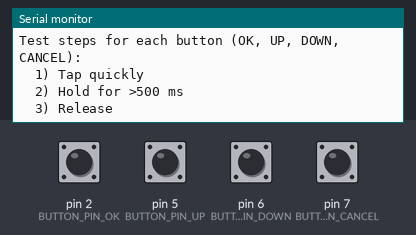
A sketch run on a simulated Arduino Nano, built with avr-gcc and run on an emulated ATmega328P. On the bench: the last lines printed to the serial monitor. The inputs (shaded band) are chosen by the test bench; at power-on: pin 2 (BUTTON_PIN_OK), pin 5 (BUTTON_PIN_UP), pin 6 (BUTTON_PIN_DOWN), pin 7 (BUTTON_PIN_CANCEL) HIGH.

Above: at 1.3 s.
1.4 s: pin 2 (BUTTON_PIN_OK) pulled LOW for 0.15 s
At 2.7 s:
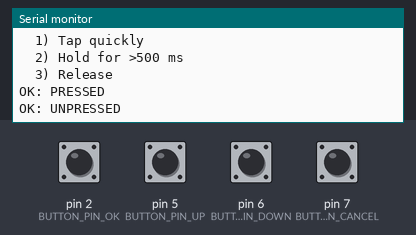
3.0 s: pin 5 (BUTTON_PIN_UP) pulled LOW for 0.15 s
At 3.9 s:
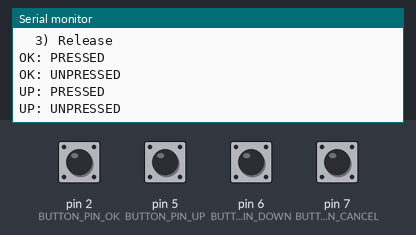
4.6 s: pin 6 (BUTTON_PIN_DOWN) pulled LOW for 0.15 s
At 5.1 s:
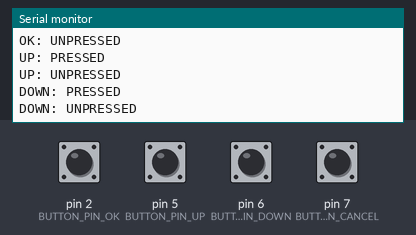
6.2 s: pin 7 (BUTTON_PIN_CANCEL) pulled LOW for 0.15 s
At 7.5 s:
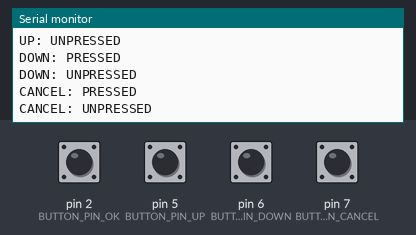
7.8 s: pin 2 (BUTTON_PIN_OK) pulled LOW for 1 s
At 8.1 s:
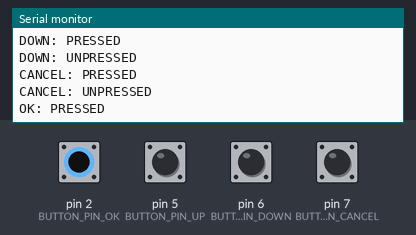
10.3 s: pin 5 (BUTTON_PIN_UP) pulled LOW for 1 s
At 10.6 s:
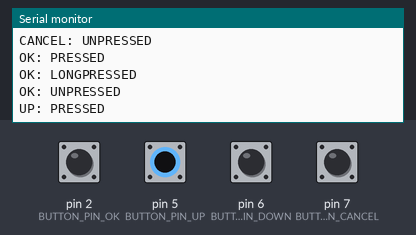

Measured:
- after the input at 1.4 s, the serial monitor: prints a new line at once (image 1)
- after the input at 3.0 s, the serial monitor: prints a new line at once (image 2)
- after the input at 4.6 s, the serial monitor: prints a new line at once (image 3)
- after the input at 6.2 s, the serial monitor: prints a new line at once (image 4)
- after the input at 7.8 s, the serial monitor: prints a new line at once (image 5)
- after the input at 10.3 s, the serial monitor: prints a new line at once (image 6)

The sketch:

button_test.ino
```cpp
/*
 * Button Module Test
 *
 * Wiring (per project specification):
 *  - Button OK     -> pin 2  (to GND, INPUT_PULLUP enabled automatically)
 *  - Button UP     -> pin 5
 *  - Button DOWN   -> pin 6
 *  - Button CANCEL -> pin 7
 *
 * Usage:
 * 1. Upload the sketch to Arduino Nano
 * 2. Open Serial Monitor at 9600 baud
 * 3. Test each button: short press, long press (>500 ms), release
 */

#include <Arduino.h>
#include "button.h"

#define BUTTON_PIN_OK     2
#define BUTTON_PIN_UP     5
#define BUTTON_PIN_DOWN   6
#define BUTTON_PIN_CANCEL 7

static Button buttons[] = {
    Button(BUTTON_PIN_OK),
    Button(BUTTON_PIN_UP),
    Button(BUTTON_PIN_DOWN),
    Button(BUTTON_PIN_CANCEL)
};

static const char* BUTTON_NAMES[] = {
    "OK",
    "UP",
    "DOWN",
    "CANCEL"
};

static uint8_t lastStates[sizeof(buttons) / sizeof(buttons[0])] = {
    BUTTON_UNPRESSED,
    BUTTON_UNPRESSED,
    BUTTON_UNPRESSED,
    BUTTON_UNPRESSED
};

static void printState(uint8_t index, uint8_t state) {
    Serial.print(BUTTON_NAMES[index]);
    Serial.print(F(": "));
    switch (state) {
        case BUTTON_UNPRESSED:
            Serial.println(F("UNPRESSED"));
            break;
        case BUTTON_PRESSED:
            Serial.println(F("PRESSED"));
            break;
        case BUTTON_LONGPRESSED:
            Serial.println(F("LONGPRESSED"));
            break;
        default:
            Serial.println(F("UNKNOWN"));
            break;
    }
}

void setup() {
    Serial.begin(9600);
    Serial.println(F("=== Button Module Test ==="));
    Serial.println();

    const size_t buttonCount = sizeof(buttons) / sizeof(buttons[0]);
    for (size_t i = 0; i < buttonCount; ++i) {
        buttons[i].begin();
    }

    Serial.println(F("Buttons initialized."));
    Serial.println(F("Test steps for each button (OK, UP, DOWN, CANCEL):"));
    Serial.println(F("  1) Tap quickly"));
    Serial.println(F("  2) Hold for >500 ms"));
    Serial.println(F("  3) Release"));
    Serial.println();
}

void loop() {
    const size_t buttonCount = sizeof(buttons) / sizeof(buttons[0]);

    for (size_t i = 0; i < buttonCount; ++i) {
        buttons[i].check();
        uint8_t state = buttons[i].getState();
        if (state != lastStates[i]) {
            printState(static_cast<uint8_t>(i), state);
            lastStates[i] = state;
        }
    }
}
```

button.cpp
```cpp
#include "button.h"

Button::Button(uint8_t pin) : _pin(pin), _btState(BUTTON_UNPRESSED), _timer(0) {}

void Button::begin() {
    pinMode(_pin, INPUT_PULLUP);

    // Сразу определяем фактическое состояние кнопки.
    // LOW соответствует нажатию (pull-up), HIGH — отпусканию.
    _btState = (digitalRead(_pin) == LOW) ? BUTTON_PRESSED : BUTTON_UNPRESSED;
    _timer = millis();
}

void Button::check() {
    bool isPressed = (digitalRead(_pin) == LOW);
    unsigned long now = millis();

    // --- Антидребезг ---
    // Используем одно сравнение: состояние меняем только когда логическая
    // фиксация (pressed/unpressed) стабильна BUTTON_DEBOUNCE_TIME миллисекунд.
    // В исходном FSM значение `_btState` содержит актуальное логическое
    // состояние. Сравнение (_btState > BUTTON_UNPRESSED) эквивалентно
    // «кнопка сейчас считается нажатой».
    if (((_btState > BUTTON_UNPRESSED) != isPressed) && (now - _timer >= BUTTON_DEBOUNCE_TIME)) {
        _timer = now;
        _btState = isPressed ? BUTTON_PRESSED : BUTTON_UNPRESSED;
    }

    // --- Длинное нажатие ---
    // Когда кнопка находится в состоянии BUTTON_PRESSED достаточное время,
    // переводим FSM в BUTTON_LONGPRESSED и обнуляем таймер, чтобы длинное
    // нажатие срабатывало один раз за цикл удержания.
    if ((_btState == BUTTON_PRESSED) && (now - _timer >= BUTTON_LONGPRESS_TIME)) {
        _timer = now;
        _btState = BUTTON_LONGPRESSED;
    }
}

uint8_t Button::getState() const {
    return _btState;
}
```

button.h
```cpp
/*
 * Button module
 *
 * Provides debounced button handling with short/long press detection
 * without using blocking delays. The class relies on the projects
 * `Timer` module to track debounce and long-press periods.
 */

#pragma once
#include <Arduino.h>

// Public button states reported through getState()
#define BUTTON_UNPRESSED      0  // Button released or idle
#define BUTTON_PRESSED        1  // Button pressed (short press)
#define BUTTON_LONGPRESSED    2  // Button pressed longer than BUTTON_LONGPRESS_TIME

// Timing constants (milliseconds)
#define BUTTON_DEBOUNCE_TIME  25   // Debounce filter window
#define BUTTON_LONGPRESS_TIME 500  // Minimum press duration to trigger long press

class Button {
public:
    /**
     * @param pin Digital pin configured with INPUT_PULLUP connected to button
     */
    explicit Button(uint8_t pin);

    /**
     * Initializes the hardware pin and priming state machine.
     * Call once in setup().
     */
    void begin();

    /**
     * Performs one iteration of the button FSM.
     * Call from loop() as often as possible.
     */
    void check();

    /**
     * Returns the current logical state (unpressed/pressed/long pressed).
     */
    uint8_t getState() const;

private:
    const uint8_t _pin;      // Button pin (INPUT_PULLUP)
    uint8_t _btState;        // Current state reported to the user
    unsigned long _timer;    // Timestamp of last state change
};
```
